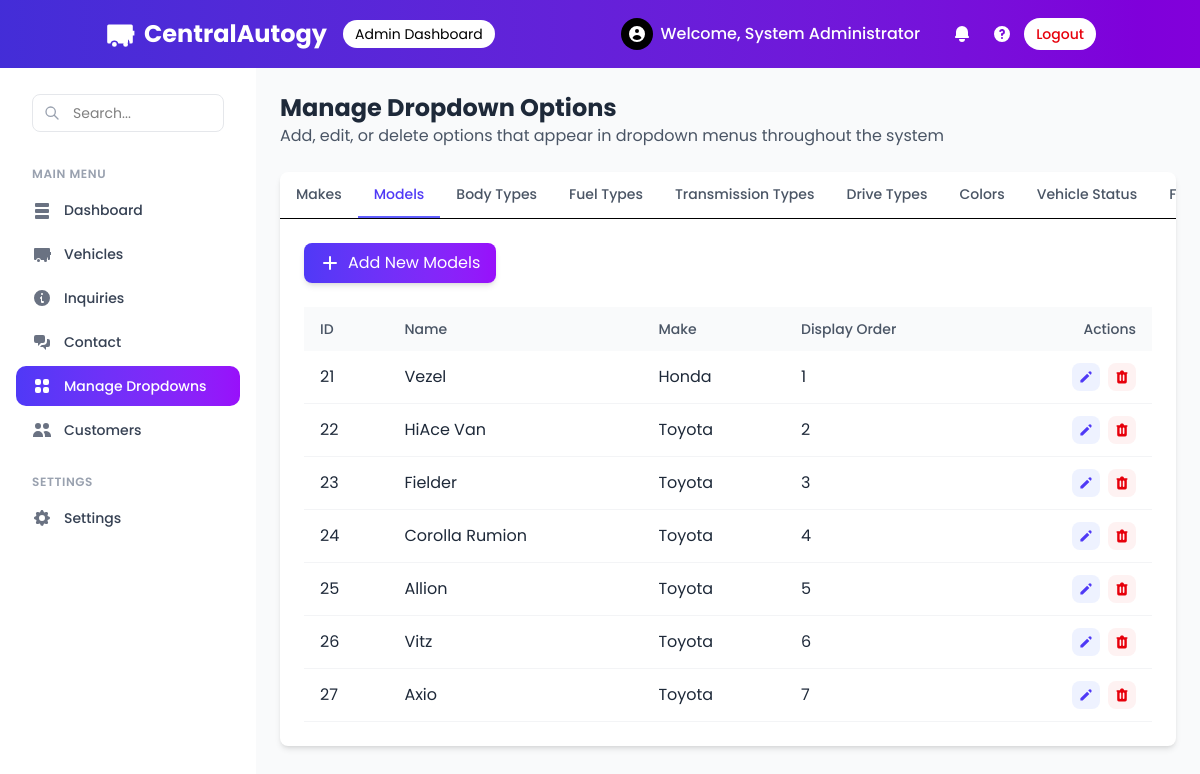
/admin/manage_dropdowns.php?tab=models (signed in), run on the app's committed database.
### tables this page shows
CREATE TABLE `models` (
  `id` int(11) NOT NULL,
  `make_id` int(11) NOT NULL,
  `name` varchar(50) NOT NULL,
  `display_order` int(11) DEFAULT 0,
  `created_at` datetime DEFAULT current_timestamp()
);

CREATE TABLE `makes` (
  `id` int(11) NOT NULL,
  `name` varchar(50) NOT NULL,
  `display_order` int(11) DEFAULT 0,
  `created_at` datetime DEFAULT current_timestamp()
);

### admin/manage_dropdowns.php (the view, shortened to what this page needs)
<?php
function getConnection() {
  $host = "localhost";
  $username = "root";
  $password = "";
  $database = "centralautogy";
  $conn = new mysqli($host, $username, $password, $database);
  return $conn;
}
$dropdownTypes = [
  'makes' => 'Makes',
  'models' => 'Models',
  'body_types' => 'Body Types',
  'fuel_types' => 'Fuel Types',
  'transmission_types' => 'Transmission Types',
  'drive_types' => 'Drive Types',
  'colors' => 'Colors',
  'vehicle_status' => 'Vehicle Status',
  'features' => 'Features'
];
$activeTab = isset($_GET['tab']) && array_key_exists($_GET['tab'], $dropdownTypes)
  ? $_GET['tab']
  : 'makes';
function getDropdownItems($table) {
  $conn = getConnection();
  $items = [];
  if ($table === 'models') {
    $sql = "SELECT m.*, mk.name as make_name
            FROM models m
            JOIN makes mk ON m.make_id = mk.id
            ORDER BY m.display_order, m.name";
    $result = $conn->query($sql);
    if ($result && $result->num_rows > 0) {
      while($row = $result->fetch_assoc()) {
        $items[] = $row;
      }
    }
  }
  return $items;
}
$items = getDropdownItems($activeTab);
?>
<!doctype html>
<html>
<head>
  <link href="../src/output.css" rel="stylesheet">
  <link rel="stylesheet" href="assets/css/index.css">
  <link rel="stylesheet" href="https://cdn.jsdelivr.net/npm/@simonwep/pickr/dist/themes/classic.min.css">
</head>
<body class="bg-gray-50">
  <?php include 'includes/header.php'; ?>
  <div class="flex h-[calc(100vh-64px)]">
    <?php include 'includes/sidebar.php'; ?>
    <main class="flex-1 p-6 overflow-y-auto bg-gray-50">
      <div class="mb-6">
        <h1 class="text-2xl font-bold text-gray-800">Manage Dropdown Options</h1>
        <p class="text-gray-600">Add, edit, or delete options that appear in dropdown menus throughout the system</p>
      </div>
      <div class="bg-white rounded-lg shadow-md">
        <div class="border-b overflow-x-auto">
          <div class="flex">
            <?php foreach ($dropdownTypes as $key => $label): ?>
              <a href="?tab=<?php echo $key; ?>" class="px-4 py-3 text-sm font-medium whitespace-nowrap <?php echo ($key === $activeTab) ? 'border-b-2 border-indigo-500 text-indigo-600' : 'text-gray-600 hover:text-gray-800'; ?>">
                <?php echo htmlspecialchars($label); ?>
              </a>
            <?php endforeach; ?>
          </div>
        </div>
        <div class="p-6">
          <div class="mb-6">
            <button id="addNewBtn" class="bg-gradient-to-r from-indigo-600 to-purple-600 hover:from-indigo-700 hover:to-purple-700 text-white px-4 py-2 rounded-lg transition duration-300 flex items-center shadow-md">
              <svg xmlns="http://www.w3.org/2000/svg" class="h-5 w-5 mr-2" viewBox="0 0 20 20" fill="currentColor">
                <path fill-rule="evenodd" d="M10 3a1 1 0 011 1v5h5a1 1 0 110 2h-5v5a1 1 0 11-2 0v-5H4a1 1 0 110-2h5V4a1 1 0 011-1z" clip-rule="evenodd" />
              </svg>
              Add New <?php echo htmlspecialchars($dropdownTypes[$activeTab]); ?>
            </button>
          </div>
          <div class="overflow-x-auto">
            <table class="w-full">
              <thead>
                <tr class="bg-gray-50">
                  <th class="px-4 py-3 text-left text-sm font-medium text-gray-600">ID</th>
                  <th class="px-4 py-3 text-left text-sm font-medium text-gray-600">Name</th>
                  <?php if ($activeTab === 'models'): ?>
                    <th class="px-4 py-3 text-left text-sm font-medium text-gray-600">Make</th>
                  <?php endif; ?>
                  <th class="px-4 py-3 text-left text-sm font-medium text-gray-600">Display Order</th>
                  <th class="px-4 py-3 text-right text-sm font-medium text-gray-600">Actions</th>
                </tr>
              </thead>
              <tbody>
                <?php if (empty($items)): ?>
                  <tr class="border-b border-gray-100">
                    <td colspan="<?php echo ($activeTab === 'models' || $activeTab === 'colors' || $activeTab === 'features' || $activeTab === 'vehicle_status') ? '5' : '4'; ?>" class="px-4 py-3 text-center text-gray-500">
                      No items found. Click "Add New" to create one.
                    </td>
                  </tr>
                <?php else: ?>
                  <?php foreach ($items as $item): ?>
                    <tr class="border-b border-gray-100 table-row">
                      <td class="px-4 py-3 text-gray-800"><?php echo $item['id']; ?></td>
                      <td class="px-4 py-3 text-gray-800"><?php echo htmlspecialchars($item['name']); ?></td>
                      <?php if ($activeTab === 'models'): ?>
                        <td class="px-4 py-3 text-gray-800"><?php echo htmlspecialchars($item['make_name']); ?></td>
                      <?php endif; ?>
                      <td class="px-4 py-3 text-gray-800"><?php echo $item['display_order']; ?></td>
                      <td class="px-4 py-3 text-right">
                        <div class="flex justify-end space-x-2">
                          <button class="edit-btn p-1.5 rounded-lg bg-indigo-50 text-indigo-600 hover:bg-indigo-100 transition-all"
                                  title="Edit"
                                  data-id="<?php echo $item['id']; ?>"
                                  data-name="<?php echo htmlspecialchars($item['name']); ?>"
                                  data-order="<?php echo $item['display_order']; ?>"
                                  <?php if ($activeTab === 'models'): ?>
                                  data-make-id="<?php echo $item['make_id']; ?>"
                                  <?php endif; ?>
                                  <?php if ($activeTab === 'colors'): ?>
                                  data-hex-code="<?php echo htmlspecialchars($item['hex_code']); ?>"
                                  <?php endif; ?>
                                  <?php if ($activeTab === 'features'): ?>
                                  data-category="<?php echo htmlspecialchars($item['category']); ?>"
                                  <?php endif; ?>
                                  <?php if ($activeTab === 'vehicle_status'): ?>
                                  data-css-class="<?php echo htmlspecialchars($item['css_class']); ?>"
                                  <?php endif; ?>>
                            <svg xmlns="http://www.w3.org/2000/svg" class="h-4 w-4" viewBox="0 0 20 20" fill="currentColor">
                              <path d="M13.586 3.586a2 2 0 112.828 2.828l-.793.793-2.828-2.828.793-.793zM11.379 5.793L3 14.172V17h2.828l8.38-8.379-2.83-2.828z" />
                            </svg>
                          </button>
                          <button class="delete-btn p-1.5 rounded-lg bg-red-50 text-red-600 hover:bg-red-100 transition-all"
                                  title="Delete"
                                  data-id="<?php echo $item['id']; ?>"
                                  data-name="<?php echo htmlspecialchars($item['name']); ?>">
                          </button>
                        </div>
                      </td>
                    </tr>
                  <?php endforeach; ?>
                <?php endif; ?>
              </tbody>
            </table>
          </div>
        </div>
      </div>
    </main>
  </div>
</body>
</html>

### admin/assets/css/index.css (style rules this page uses)
body, html { font-family: 'Poppins', sans-serif; height: 100%; overflow: hidden; }
.table-row { transition: all 0.2s; }

### data on the page
models: id "21", name "Vezel", make.name "Honda", display_order "1"
models: id "22", name "HiAce Van", make.name "Toyota", display_order "2"
models: id "23", name "Fielder", make.name "Toyota", display_order "3"
models: id "24", name "Corolla Rumion", make.name "Toyota", display_order "4"
models: id "25", name "Allion", make.name "Toyota", display_order "5"
models: id "26", name "Vitz", make.name "Toyota", display_order "6"
models: id "27", name "Axio", make.name "Toyota", display_order "7"

### other printed values
$_SESSION["admin_name"] "System Administrator"
$label "Makes"
$label "Models"
$label "Body Types"
$label "Fuel Types"
$label "Transmission Types"
$label "Drive Types"
$label "Colors"
$label "Vehicle Status"
$dropdownTypes[$activeTab] "Models"
